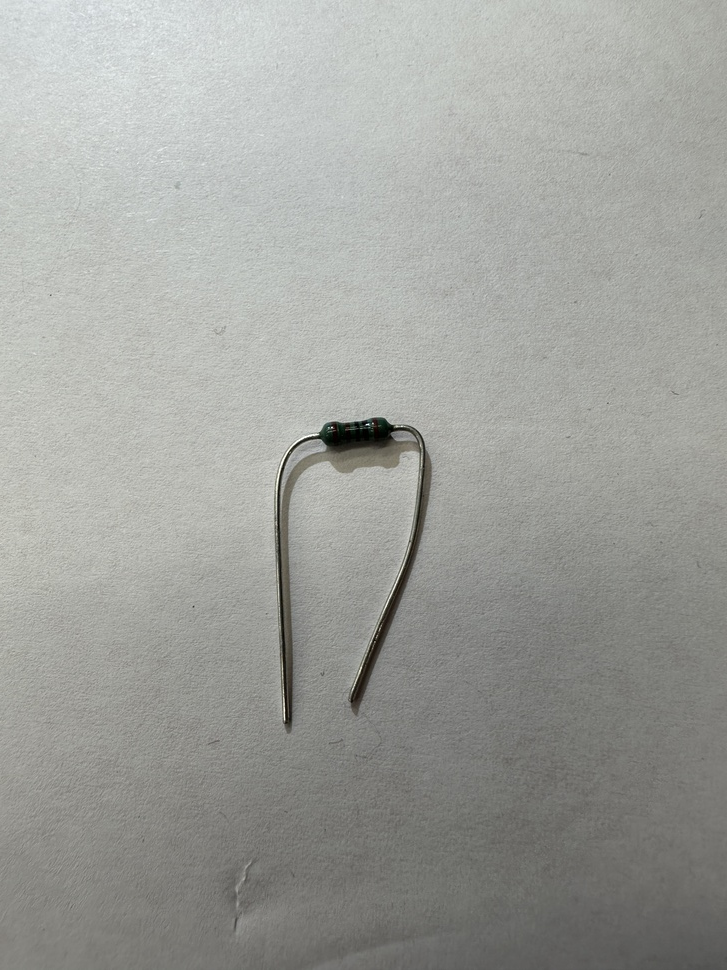
#> input picture Media/single_resistor.JPG, 727 x 970 px, shrunk from 3024 x 4032 before the run, found by its file name
$ python Color_segmentation.py
#> lines starting #> are read from the running program, lines starting #| are printed output that depends on the picture
import numpy as np
import cv2 as cv

# import matplotlib as plt


import matplotlib as plt

path = "Media/single_resistor.JPG"

image = cv.imread(path)
#> image is the input picture: shape (970, 727, 3); mean B, G, R 155.7, 160.2, 158.9
image = cv.cvtColor(image, cv.COLOR_BGR2RGB)


cv.namedWindow("Image", cv.WINDOW_NORMAL)
cv.imshow("Image", image)
cv.waitKey(0)


pixel_vals = image.reshape((-1, 3))
pixel_vals = np.float32(pixel_vals)


criteria = (cv.TERM_CRITERIA_EPS + cv.TERM_CRITERIA_MAX_ITER, 100, 0.85)


k = 3
retval, labels, centers = cv.kmeans(
    pixel_vals, k, None, criteria, 10, cv.KMEANS_RANDOM_CENTERS
)
#> retval = 377643752.3; centers = [[117.7, 117.4, 113.2], [192.5, 195.5, 191.6], [160.9, 161.9, 156.7]]


centers = np.uint8(centers)
#> centers = [[117, 117, 113], [192, 195, 191], [160, 161, 156]]
segmented_data = centers[labels.flatten()]


segmented_image = segmented_data.reshape((image.shape))
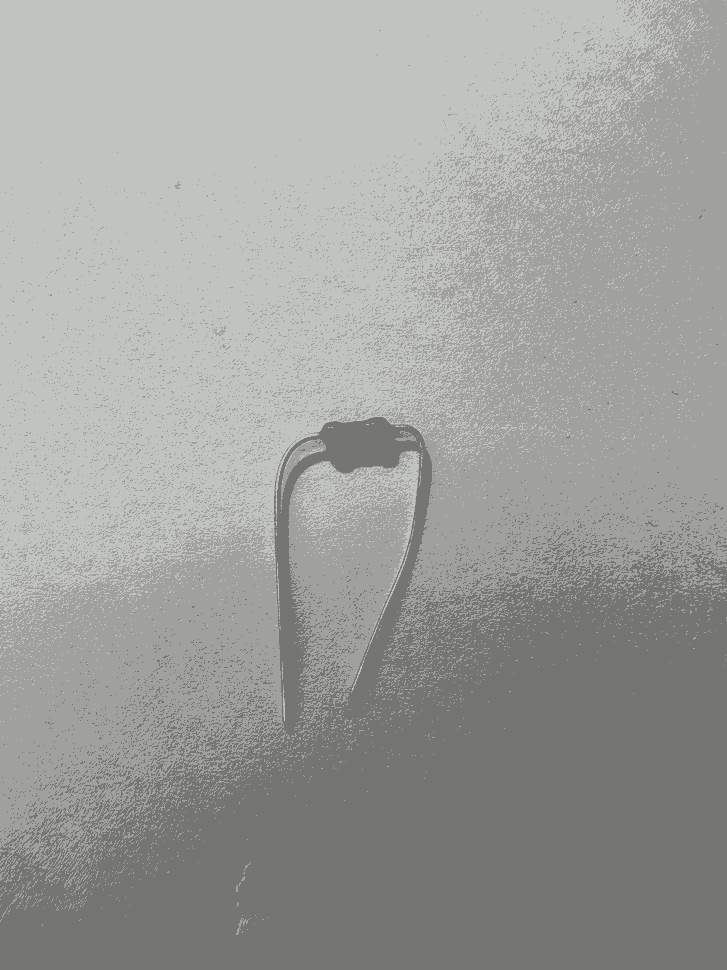
#> segmented_image: shape (970, 727, 3); mean R, G, B 158.1, 159.6, 155.2


cv.namedWindow("Segmented image", cv.WINDOW_NORMAL)
cv.imshow("Segmented image", segmented_image)
cv.waitKey(0)

$ run again, with Media/IMG_1729.JPG copied over Media/single_resistor.JPG
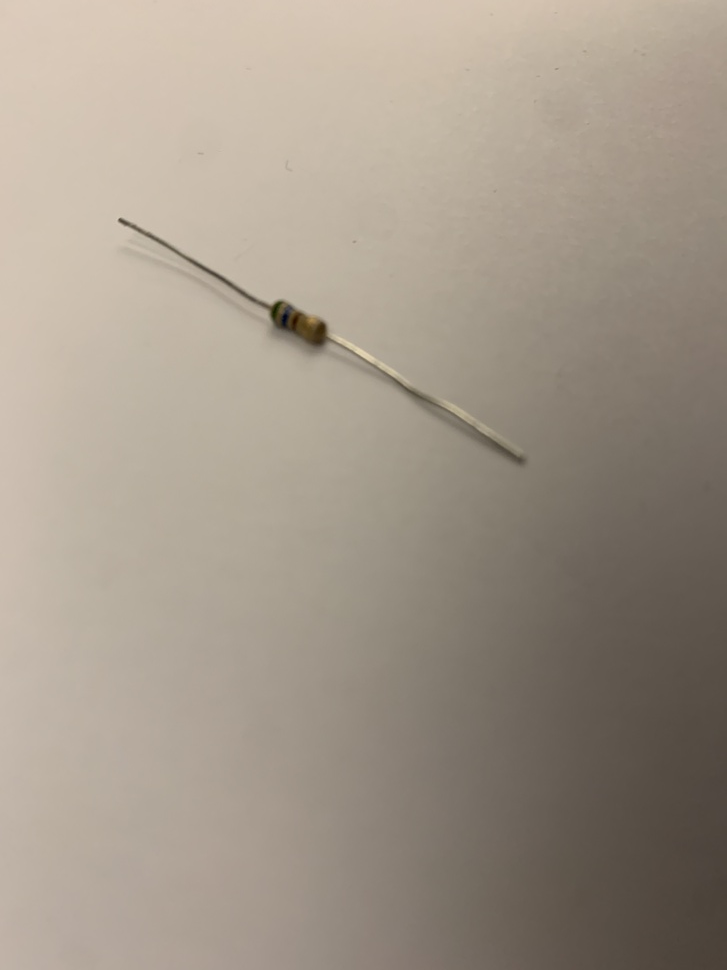
#> input picture Media/IMG_1729.JPG, 727 x 970 px, shrunk from 3024 x 4032 before the run, found by its file name
#> image is the input picture: shape (970, 727, 3); mean B, G, R 137.9, 151.3, 162.2
#> `retval, labels, centers = cv.kmeans( pixel_vals, k, None, criteria, 10..`: retval = 335912929.7; centers = [[103.2, 94.13, 84.42], [153, 142.7, 129.8], [192.8, 180.7, 165.5]]
#> `centers = np.uint8(centers)`: centers = [[103, 94, 84], [152, 142, 129], [192, 180, 165]]
#> `segmented_image = segmented_data.reshape((image.shape))`:
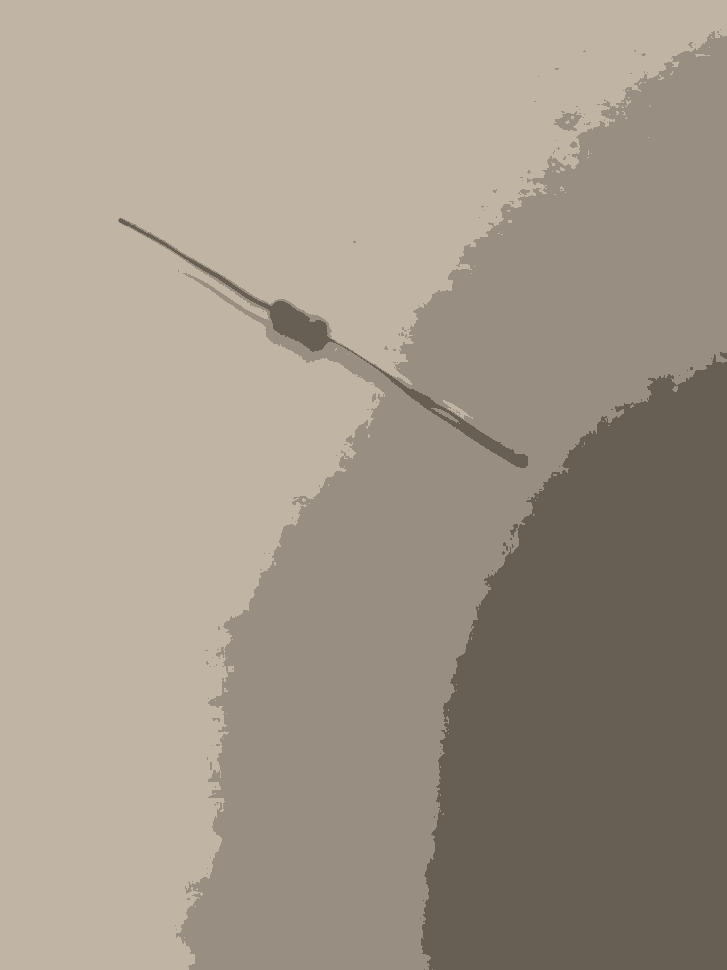
#> segmented_image: shape (970, 727, 3); mean R, G, B 161.5, 150.7, 137.4
